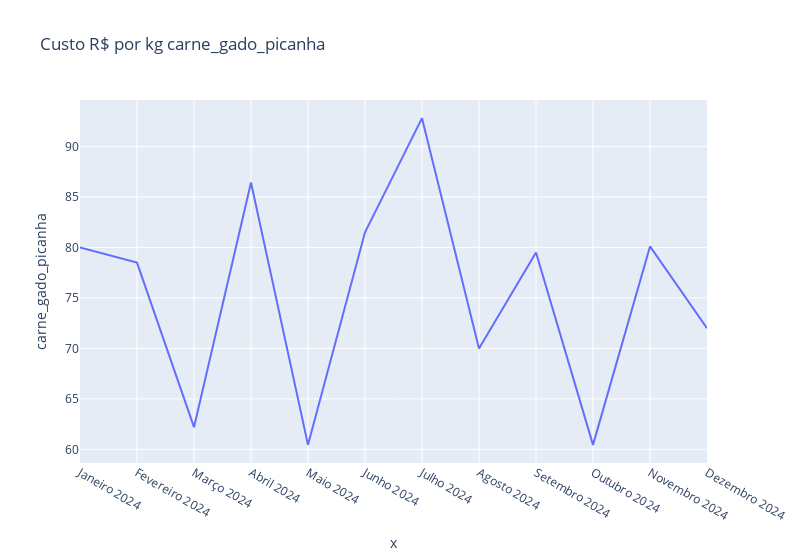
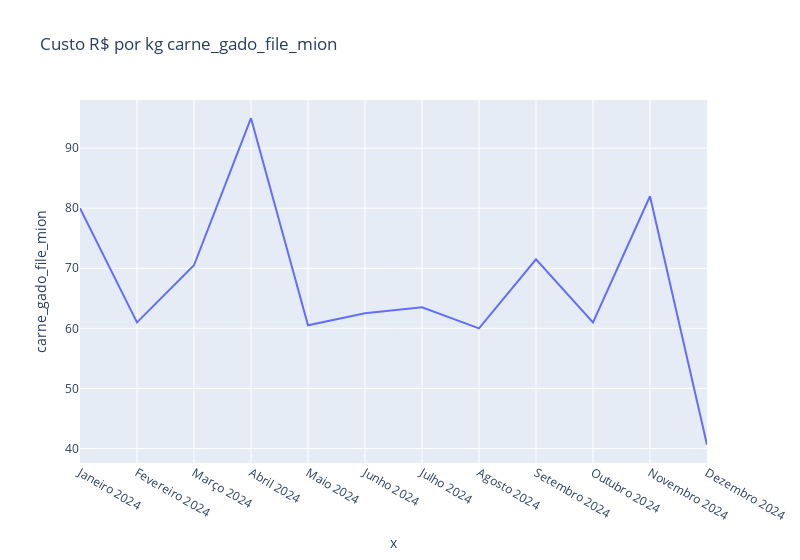
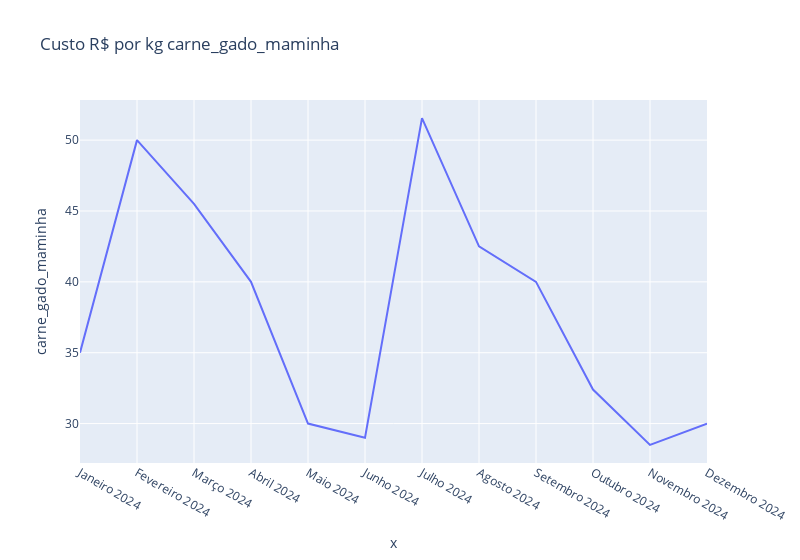
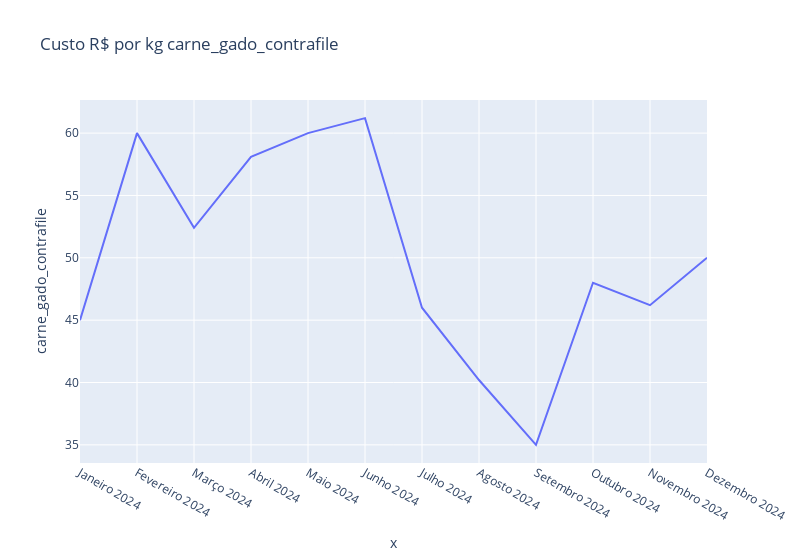

Write notebook code for charts like these, in order.
### Code cell
#Análise dos preços pago pelo quilo de cada tipo de carne ao longo do ano

src_path = "../src"
sys.path.append(os.path.abspath(src_path))
from listas import meses

import plotly.express as px

for coluna in df_precos_alimentos.columns:
    fig_preco_meses = px.line(df_precos_alimentos, x=meses, y=coluna, title=f'Custo R$ por kg {coluna}', width=800)
    fig_preco_meses.show()

### Figure 1 — Plotly figure (JSON) as saved in the notebook; plotly's stock layout.template omitted (floating-point values rounded to 4 significant figures)
{"data": [{"hovertemplate": "x=%{x}<br>carne_gado_picanha=%{y}<extra></extra>", "legendgroup": "", "line": {"color": "#636efa", "dash": "solid"}, "marker": {"symbol": "circle"}, "mode": "lines", "name": "", "orientation": "v", "showlegend": false, "type": "scatter", "x": ["Janeiro 2024", "Fevereiro 2024", "Março 2024", "Abril 2024", "Maio 2024", "Junho 2024", "Julho 2024", "Agosto 2024", "Setembro 2024", "Outubro 2024", "Novembro 2024", "Dezembro 2024"], "xaxis": "x", "y": [80, 78.5, 62.2, 86.42, 60.45, 81.5, 92.8, 70, 79.5, 60.45, 80.1, 72], "yaxis": "y"}], "layout": {"legend": {"tracegroupgap": 0}, "title": {"text": "Custo R$ por kg carne_gado_picanha"}, "width": 800, "xaxis": {"anchor": "y", "domain": [0, 1], "title": {"text": "x"}}, "yaxis": {"anchor": "x", "domain": [0, 1], "title": {"text": "carne_gado_picanha"}}}}

### Figure 2 — Plotly figure (JSON) as saved in the notebook; plotly's stock layout.template omitted (floating-point values rounded to 4 significant figures)
{"data": [{"hovertemplate": "x=%{x}<br>carne_gado_file_mion=%{y}<extra></extra>", "legendgroup": "", "line": {"color": "#636efa", "dash": "solid"}, "marker": {"symbol": "circle"}, "mode": "lines", "name": "", "orientation": "v", "showlegend": false, "type": "scatter", "x": ["Janeiro 2024", "Fevereiro 2024", "Março 2024", "Abril 2024", "Maio 2024", "Junho 2024", "Julho 2024", "Agosto 2024", "Setembro 2024", "Outubro 2024", "Novembro 2024", "Dezembro 2024"], "xaxis": "x", "y": [80, 61, 70.5, 95, 60.5, 62.5, 63.5, 60, 71.5, 61, 82, 40.6], "yaxis": "y"}], "layout": {"legend": {"tracegroupgap": 0}, "title": {"text": "Custo R$ por kg carne_gado_file_mion"}, "width": 800, "xaxis": {"anchor": "y", "domain": [0, 1], "title": {"text": "x"}}, "yaxis": {"anchor": "x", "domain": [0, 1], "title": {"text": "carne_gado_file_mion"}}}}

### Figure 3 — Plotly figure (JSON) as saved in the notebook; plotly's stock layout.template omitted (floating-point values rounded to 4 significant figures)
{"data": [{"hovertemplate": "x=%{x}<br>carne_gado_maminha=%{y}<extra></extra>", "legendgroup": "", "line": {"color": "#636efa", "dash": "solid"}, "marker": {"symbol": "circle"}, "mode": "lines", "name": "", "orientation": "v", "showlegend": false, "type": "scatter", "x": ["Janeiro 2024", "Fevereiro 2024", "Março 2024", "Abril 2024", "Maio 2024", "Junho 2024", "Julho 2024", "Agosto 2024", "Setembro 2024", "Outubro 2024", "Novembro 2024", "Dezembro 2024"], "xaxis": "x", "y": [35, 50, 45.5, 40, 30, 29, 51.55, 42.5, 40, 32.4, 28.5, 30], "yaxis": "y"}], "layout": {"legend": {"tracegroupgap": 0}, "title": {"text": "Custo R$ por kg carne_gado_maminha"}, "width": 800, "xaxis": {"anchor": "y", "domain": [0, 1], "title": {"text": "x"}}, "yaxis": {"anchor": "x", "domain": [0, 1], "title": {"text": "carne_gado_maminha"}}}}

### Figure 4 — Plotly figure (JSON) as saved in the notebook; plotly's stock layout.template omitted (floating-point values rounded to 4 significant figures)
{"data": [{"hovertemplate": "x=%{x}<br>carne_gado_contrafile=%{y}<extra></extra>", "legendgroup": "", "line": {"color": "#636efa", "dash": "solid"}, "marker": {"symbol": "circle"}, "mode": "lines", "name": "", "orientation": "v", "showlegend": false, "type": "scatter", "x": ["Janeiro 2024", "Fevereiro 2024", "Março 2024", "Abril 2024", "Maio 2024", "Junho 2024", "Julho 2024", "Agosto 2024", "Setembro 2024", "Outubro 2024", "Novembro 2024", "Dezembro 2024"], "xaxis": "x", "y": [45, 60, 52.4, 58.1, 60, 61.2, 46, 40.2, 35, 48, 46.2, 50], "yaxis": "y"}], "layout": {"legend": {"tracegroupgap": 0}, "title": {"text": "Custo R$ por kg carne_gado_contrafile"}, "width": 800, "xaxis": {"anchor": "y", "domain": [0, 1], "title": {"text": "x"}}, "yaxis": {"anchor": "x", "domain": [0, 1], "title": {"text": "carne_gado_contrafile"}}}}
